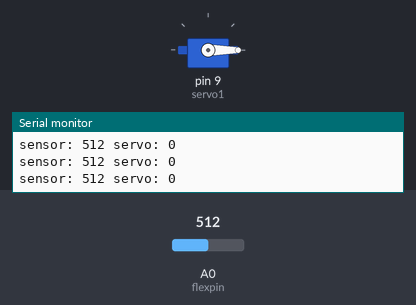
Recording of a sketch running on a simulated Arduino Uno, built with avr-gcc and run on an emulated ATmega328P. Shown: servo, the last lines printed to the serial monitor. Inputs (shaded band) come from the test bench; at power-on: A0 (flexpin) = 512.

Above: at 1.2 s.
1.3 s: A0 (flexpin) set to 716
At 2.5 s:
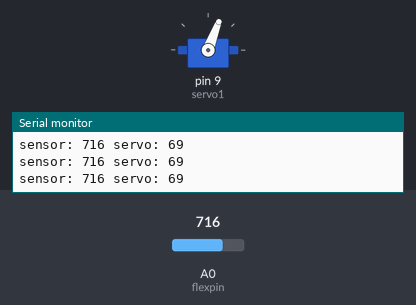
2.8 s: A0 (flexpin) set to 1023
At 4.0 s:
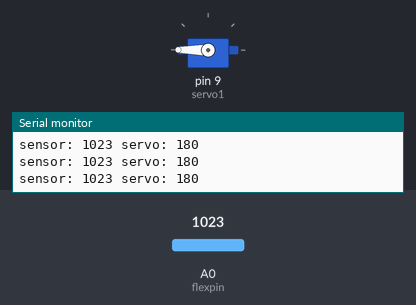
Timing chart, 0 to 5.8 s (numbered marks = the images above; inputs shaded):
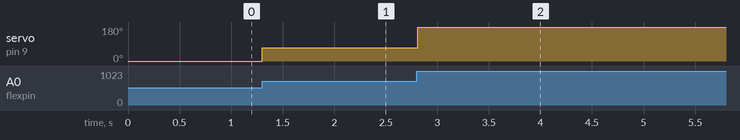

The sketch:

flexSensor.ino
```cpp
#include <Servo.h>

Servo servo1;

const int flexpin = 0;

void setup() {
  Serial.begin(9600);

  servo1.attach(9);
}

void loop() {
  int flexposition;
  int servoposition;

  flexposition = analogRead(flexpin);

  servoposition = map(flexposition, 600, 900, 0, 180);
  servoposition = constrain(servoposition, 0, 180);

  servo1.write(servoposition);

  Serial.print("sensor: ");
  Serial.print(flexposition);
  Serial.print(" servo: ");
  Serial.println(servoposition);

  delay(20);
}
```

Measured:
- after the input at 1.3 s, servo on pin 9 (servo1): 0° → 69° at once
- after the input at 2.8 s, servo on pin 9 (servo1): 69° → 180° at once
